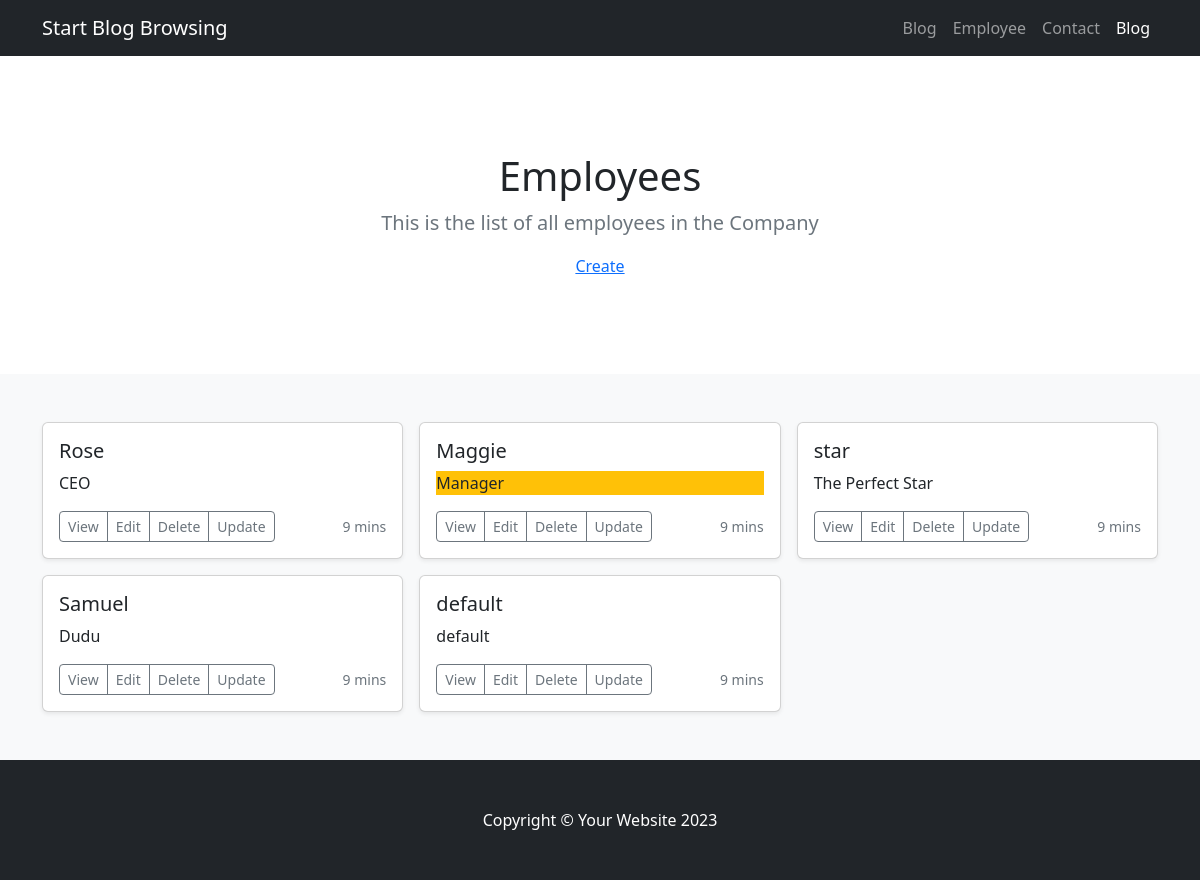
/employee/, run on an earlier commit of the app's database.
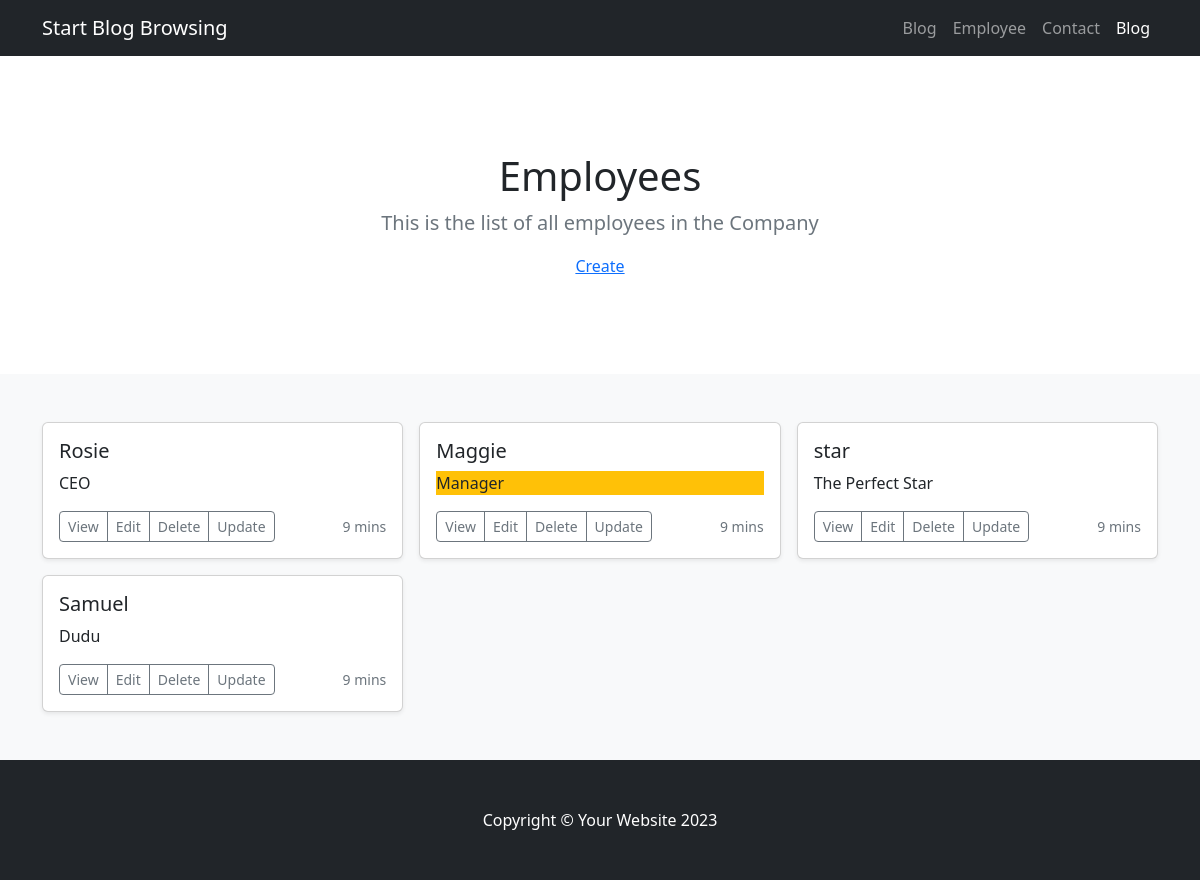
And on a later commit of the database.
### employee/models.py (models this page shows, shortened)
class Employee(models.Model): # Automatically create id
    name = models.CharField(max_length=255)
    title = models.CharField(max_length=255)

### employee/views.py (the view)
# urls.py: path('employee/',views.index,name = 'employee'),
def index(request):
    myEmployees = Employee.objects.all().values()
    template = loader.get_template('employee/index.html')
    context = {
        'myEmployees':myEmployees
    }
    return HttpResponse(template.render(context,request))

### employee/templates/employee/index.html (shortened to what this page needs)
{% extends 'main.html' %}
{% block content %}
    <main>
      <section class="py-5 text-center container">
        <div class="row py-lg-5">
          <div class="col-lg-6 col-md-8 mx-auto">
            <h1 class="fw-light">Employees</h1>
            <p class="lead text-muted">
              This is the list of all employees in the Company
            </p>
          </div>
          <a href="{% url 'create' %}">
            Create
          </a>
        </div>
      </section>
      <div class="album py-5 bg-light">
        <div class="container">
          <div class="row row-cols-1 row-cols-sm-2 row-cols-md-3 g-3">
            {% for x in myEmployees%}
            <div class="col">
              <div class="card shadow-sm">
                <div class="card-body">
                  <h5 class="card-title">{{x.name}}</h5>
                    {% if x.title == 'Manager' %}
                  <p class="card-text bg-warning">{{x.title}}</p>
                    {%else%}
                    <p class="card-text">{{x.title}}</p>
                    {%endif%}
                  <div class="d-flex justify-content-between align-items-center">
                    <div class="btn-group">
                      <button type="button" class="btn btn-sm btn-outline-secondary">
                        View
                      </button>
                      <button type="button" class="btn btn-sm btn-outline-secondary">
                        Edit
                      </button>
                    <a href="{% url 'delete' id=x.id %}", type="button" class="btn btn-sm btn-outline-secondary">
                      Delete
                    </a>
                    <a href="{% url 'update' id=x.id %}", type="button" class="btn btn-sm btn-outline-secondary">
                      Update
                    </a>
                    </div>
                    <small class="text-muted">9 mins</small>
                  </div>
                </div>
              </div>
            </div>
            {% endfor %}
            </div>
          </div>
        </div>
    </main>
{% endblock %}

### templates/main.html (shortened to what this page needs)
{% include 'head.html' %}
{% include 'navbar.html' %}
{% block content %}
{% endblock%}
{% include 'footer.html' %}

### templates/head.html (shortened to what this page needs)
<!DOCTYPE html>
<html lang="en">
  <head>
    <link
      href="https://cdn.jsdelivr.net/npm/bootstrap@5.2.0/dist/css/bootstrap.min.css"
      rel="stylesheet"
/>
  </head>
    <body>

### templates/navbar.html (shortened to what this page needs)
<nav class="navbar navbar-expand-lg navbar-dark bg-dark">
    <div class="container">
        <a class="navbar-brand" href="#!">Start Blog Browsing</a>
        <div class="collapse navbar-collapse" id="navbarSupportedContent">
            <ul class="navbar-nav ms-auto mb-2 mb-lg-0">
                <li class="nav-item"><a class="nav-link" href="{% url 'blog' %}">Blog</a></li>
                <li class="nav-item"><a class="nav-link" href="{% url 'employee' %}">Employee</a></li>
                <li class="nav-item"><a class="nav-link" href="#!">Contact</a></li>
                <li class="nav-item"><a class="nav-link active" aria-current="page" href="#">Blog</a></li>
            </ul>
        </div>
    </div>
</nav>

### templates/footer.html (shortened to what this page needs)
<footer class="py-5 bg-dark">
  <div class="container"><p class="m-0 text-center text-white">Copyright &copy; Your Website 2023</p></div>
</footer>
</body>
</html>

What changed in the data, as far as the page shows it:
removed Employee: name "default", title "default"
changed Employee "CEO": name "Rose" → "Rosie"
